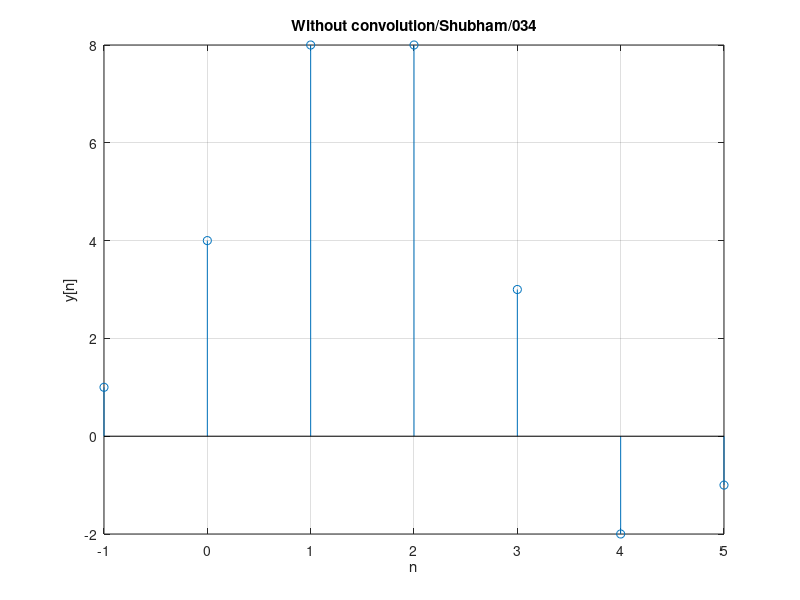

This figure's MATLAB source:
% Q2. Two discrete signals are given as h[n]{1,2,1,-1} and x[n]={1,2,3,1}
% Plot these two signals 
% a) Without using Convolution function
% b) With Convolution function

clc;
close all;
clear all;
h=[1 2 1 -1];
nh = [-1 0 1 2];
x= [1 2 3 1];
nx= [0 1 2 3];
X=[x,zeros(1,length(h))];
H=[h,zeros(1,length(h))];
n1=length(x);
n2=length(h);

for n=1:n1+n2-1
    y(n) = 0;
     for k=1:n1
         if((n-k+1)>0)
             y(n) =y(n)+X(k)*H(n-k+1);
         end
     end
end
n=min(nh)+min(nx):max(nh)+max(nx);
stem(n,y);
xlabel('n');
ylabel('y[n]');
title('Without convolution/Shubham/034');
grid on;